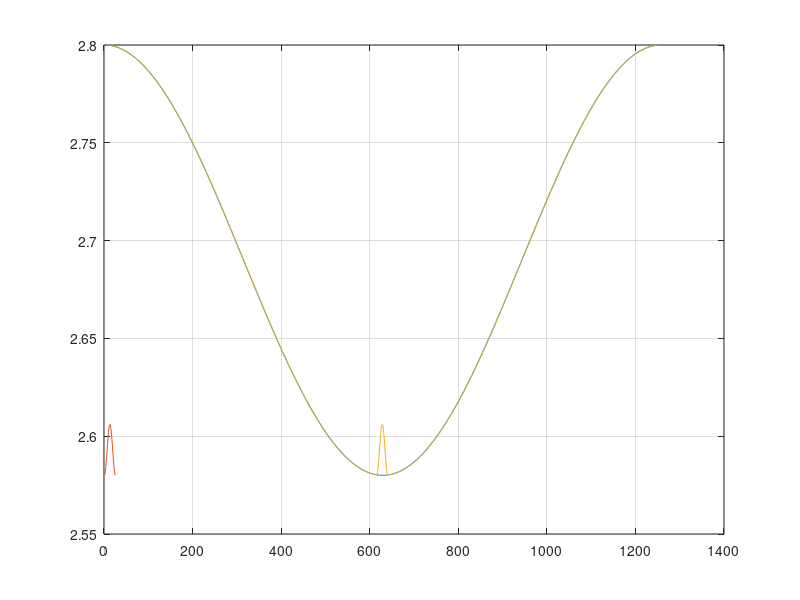

Here is the MATLAB script that generated this plot: (Note: this script raises an error after producing the figure.)
close all
clear all
clc
%% Define CPT signal
clc
%Adding absorption valley
step=0.005;
x=-pi:step:pi;
absorption_amplitude=0.22/2;
absorption_offset=2.58+absorption_amplitude;
y=-absorption_amplitude*cos(x)+absorption_offset;

%Adding transmission peak
cpt_amplitude=0.026/2;
cpt_offset=2.58+cpt_amplitude;
y2=cpt_amplitude*cos(50*x)+cpt_offset;
y2=y2(1,617:642);

%Mixing signals
y3=[];
y3=[y3,y(1,1:((end/2))-size(y2,2)/2)];
y3=[y3,y2];
y3=[y3,y(1,(end/2+size(y2,2)/2):end)];

%Plot individual signals
hold off
plot(y)
hold on
plot(y2)
plot(y3)
grid on

% Fit mixed signal
real_x=linspace(1.16,1.17,size(y3,2));
[xData, yData] = prepareCurveData(real_x', y3 );

% Set up fittype and options.
ft = fittype( 'smoothingspline' );
opts = fitoptions( 'Method', 'SmoothingSpline' );
opts.Normalize = 'on';
opts.SmoothingParam = 0.9999999;

% Fit model to data.
[fy, gof] = fit( xData, yData, ft, opts );

%Plot final signal
hold off
plot(xData,fy(xData),'LineWidth',1.5);
axis([1.16 1.17 2.57 2.81])
grid on
%% Laser servo loop
clc

%Prepare plot
hold off
tiledlayout(2,1)

% Top plot
subplot(2,1,1)
fig1=scatter(0,0);
plot(xData,fy(xData),'LineWidth',1.5);
axis([1.16 1.17 2.57 2.81])

initial_guess=1.162;
laser_lock_step=0.0001;
kp=0.01;

previous_value=initial_guess;

for i=1:50
value1=fy(previous_value+laser_lock_step);
value2=fy(previous_value-laser_lock_step);
error=value1-value2;

%Plot modulation range
hold on
subplot(2,1,1) 
s1=scatter(previous_value+laser_lock_step,value1,'x','LineWidth',1.5);
s1.SizeData = 300;
s2=scatter(previous_value-laser_lock_step,value2,'x','LineWidth',1.5);
s2.SizeData = 300;

%Plot lock value
hold on
subplot(2,1,1) 
delete(fig1)
fig1=scatter(previous_value,fy(previous_value),'SeriesIndex',i,'LineWidth',1.5);
axis([1.16 1.17 2.57 2.81])

subplot(2,1,2) 
fig2=scatter(previous_value,error,'SeriesIndex',i,'LineWidth',1.5);
axis([1.16 1.17 -15e-3 1e-3])

%Set new value based on error signal
previous_value=previous_value-kp*error;

pause(0.5);

%Adding Title and Labels
%Top graph
subplot(2,1,1) 
title('Simulated CPT signal (not to scale)')
xlabel('Laser current (mA)')
ylabel('Photodiode voltage (V)')
grid on
legend('CPT signal','Right modulation','Left modulation','Ongoing laser current','AutoUpdate','off')
%Bottom graph
subplot(2,1,2) 
title('Error signal for laser lock')
xlabel('Laser current (mA)')
ylabel('Error signal (a.u.)')
grid on
legend('Ongoing error signal','AutoUpdate','off')


%Save image to create animation
filename=sprintf('animation_laser_servo_loop/laser1_%d',i);
% save_pdf(filename)

% return
delete(s1)
delete(s2)
end
filename=sprintf('animation_laser_servo_loop/laser1_%d',0);
% save_pdf(filename)

%% Quartz servo loop (Show Error signal)
clc

%Prepare plot
hold off
tiledlayout(2,1)

% Top plot
subplot(2,1,1)
plot(xData,fy(xData),'LineWidth',1.5);
axis([1.163 1.167 2.57 2.65])
grid on

start=1.1645;
finish=1.1655;
quartz_mod_step=0.000099;

previous_value=initial_guess;
error=1;

% Bottom plot
index=0;
for i=start:0.0000165:finish
value1=fy(i);
value2=fy(i+quartz_mod_step);
error=value1-value2;

%Plot modulation range
hold on
subplot(2,1,1) 
s1=scatter(i,value1,'x','LineWidth',1.5);
s1.SizeData = 300;
s2=scatter(i+quartz_mod_step,value2,'x','LineWidth',1.5);
s2.SizeData = 300;
% axis([1.163 1.167 2.57 2.65])
axis([start finish 2.57 2.62])
%Plot current frequency
hold on
subplot(2,1,1) 
fig1=scatter(i,fy(i),'SeriesIndex',index+1,'LineWidth',1.5);
fig_tmp=scatter(i,fy(i),'SeriesIndex',index+1,'LineWidth',1.5);
fig1.Annotation.LegendInformation.IconDisplayStyle = 'off';
legend('CPT signal','FSK modulation: Off','FSK modulation: On','Ongoing PLL frequency','AutoUpdate','off')
pause(0.1)
delete(fig_tmp);

%Plot Error signal
subplot(2,1,2) 
fig2=scatter(i,error,'SeriesIndex',index+1,'LineWidth',1.5);
fig2.Annotation.LegendInformation.IconDisplayStyle = 'off';
fig_tmp=scatter(i,error,'SeriesIndex',index+1,'LineWidth',1.5);
legend('Ongoing error signal','AutoUpdate','off');
pause(0.1)
delete(fig_tmp);
% axis([1.16 1.17 -0.03 0.03])
axis([start finish -0.03 0.03])
grid on

%Adding Title and Labels
%Top graph
subplot(2,1,1) 
title('Simulated CPT signal (not to scale)')
xlabel('Laser current (mA)')
ylabel('Photodiode voltage (V)')
grid on

%Bottom graph
subplot(2,1,2) 
title('Error signal for quartz lock')
xlabel('Laser current (mA)')
ylabel('Error signal (a.u.)')
grid on

%Save image to create animation
filename=sprintf('animation_quartz_servo_loop/quartz_%d',index+1);
% save_pdf(filename)

delete(s1)
delete(s2)

index=index+1;
end
%Save image to create animation
filename=sprintf('animation_quartz_servo_loop/quartz_%d',0);
% save_pdf(filename)

%% Functions 
function save_pdf(filename)
clear figure_property;
figure_property.units = 'inches';
figure_property.format = 'pdf';
figure_property.Preview= 'none';
figure_property.Width= '8'; % Figure width on canvas
figure_property.Height= '11'; % Figure height on canvas
figure_property.Units= 'inches';
figure_property.Color= 'rgb';
figure_property.Background= 'w';
% figure_property.FixedfontSize= '12';
% figure_property.ScaledfontSize= 'auto';
% figure_property.FontMode= 'scaled';
% figure_property.FontSizeMin= '12';
% figure_property.FixedLineWidth= '1';
% figure_property.ScaledLineWidth= 'auto';
% figure_property.LineMode= 'none';
% figure_property.LineWidthMin= '0.1';
% figure_property.FontName= 'Times New Roman';% Might want to change this to something that is available
% figure_property.FontWeight= 'auto';
% figure_property.FontAngle= 'auto';
% figure_property.FontEncoding= 'latin1';
figure_property.PSLevel= '3';
figure_property.Renderer= 'painters';
figure_property.Resolution= '600';
figure_property.LineStyleMap= 'none';
figure_property.ApplyStyle= '0';
figure_property.Bounds= 'tight';
figure_property.LockAxes= 'off';
figure_property.LockAxesTicks= 'off';
figure_property.ShowUI= 'on';
figure_property.SeparateText= 'off';
chosen_figure=gcf;
set(chosen_figure,'PaperUnits','inches');
set(chosen_figure,'PaperPositionMode','auto');
set(chosen_figure,'PaperSize',[str2num(figure_property.Width) str2num(figure_property.Height)]); % Canvas Size
set(chosen_figure,'Units','inches');
hgexport(gcf,filename,figure_property); %Set desired file name
end